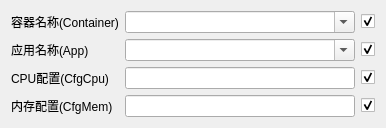
<?xml version="1.0" encoding="UTF-8"?>
<ui version="4.0">
 <class>CTcpEdgeTestDataView_AppSetConfigReq</class>
 <widget class="QWidget" name="CTcpEdgeTestDataView_AppSetConfigReq">
  <property name="geometry">
   <rect>
    <x>0</x>
    <y>0</y>
    <width>386</width>
    <height>127</height>
   </rect>
  </property>
  <property name="windowTitle">
   <string>CTcpEdgeTestDataView_TimeReadReq</string>
  </property>
  <layout class="QGridLayout" name="gridLayout">
   <item row="2" column="1">
    <widget class="QLabel" name="label_3">
     <property name="text">
      <string>CPU配置(CfgCpu)</string>
     </property>
    </widget>
   </item>
   <item row="0" column="3">
    <widget class="QCheckBox" name="__Container__">
     <property name="text">
      <string/>
     </property>
     <property name="checked">
      <bool>true</bool>
     </property>
    </widget>
   </item>
   <item row="1" column="1">
    <widget class="QLabel" name="label_2">
     <property name="text">
      <string>应用名称(App)</string>
     </property>
    </widget>
   </item>
   <item row="0" column="1">
    <widget class="QLabel" name="label">
     <property name="text">
      <string>容器名称(Container)</string>
     </property>
    </widget>
   </item>
   <item row="1" column="3">
    <widget class="QCheckBox" name="__App__">
     <property name="text">
      <string/>
     </property>
     <property name="checked">
      <bool>true</bool>
     </property>
    </widget>
   </item>
   <item row="3" column="1">
    <widget class="QLabel" name="label_4">
     <property name="text">
      <string>内存配置(CfgMem)</string>
     </property>
    </widget>
   </item>
   <item row="2" column="2">
    <widget class="CTcpEdgeCtrl_LineEdit" name="_CfgCpu_">
     <property name="readOnly">
      <bool>true</bool>
     </property>
    </widget>
   </item>
   <item row="2" column="3">
    <widget class="QCheckBox" name="__CfgCpu__">
     <property name="text">
      <string/>
     </property>
     <property name="checked">
      <bool>true</bool>
     </property>
    </widget>
   </item>
   <item row="3" column="2">
    <widget class="CTcpEdgeCtrl_LineEdit" name="_CfgMem_">
     <property name="readOnly">
      <bool>true</bool>
     </property>
    </widget>
   </item>
   <item row="3" column="3">
    <widget class="QCheckBox" name="__CfgMem__">
     <property name="text">
      <string/>
     </property>
     <property name="checked">
      <bool>true</bool>
     </property>
    </widget>
   </item>
   <item row="0" column="2">
    <widget class="QComboBox" name="_Container_">
     <property name="sizePolicy">
      <sizepolicy hsizetype="Expanding" vsizetype="Fixed">
       <horstretch>0</horstretch>
       <verstretch>0</verstretch>
      </sizepolicy>
     </property>
     <property name="editable">
      <bool>true</bool>
     </property>
    </widget>
   </item>
   <item row="1" column="2">
    <widget class="QComboBox" name="_App_">
     <property name="editable">
      <bool>true</bool>
     </property>
    </widget>
   </item>
  </layout>
 </widget>
 <layoutdefault spacing="6" margin="11"/>
 <customwidgets>
  <customwidget>
   <class>CTcpEdgeCtrl_LineEdit</class>
   <extends>QLineEdit</extends>
   <header>../Ctrl/TcpEdgeCtrl_LineEdit.h</header>
  </customwidget>
 </customwidgets>
 <resources/>
 <connections/>
</ui>
